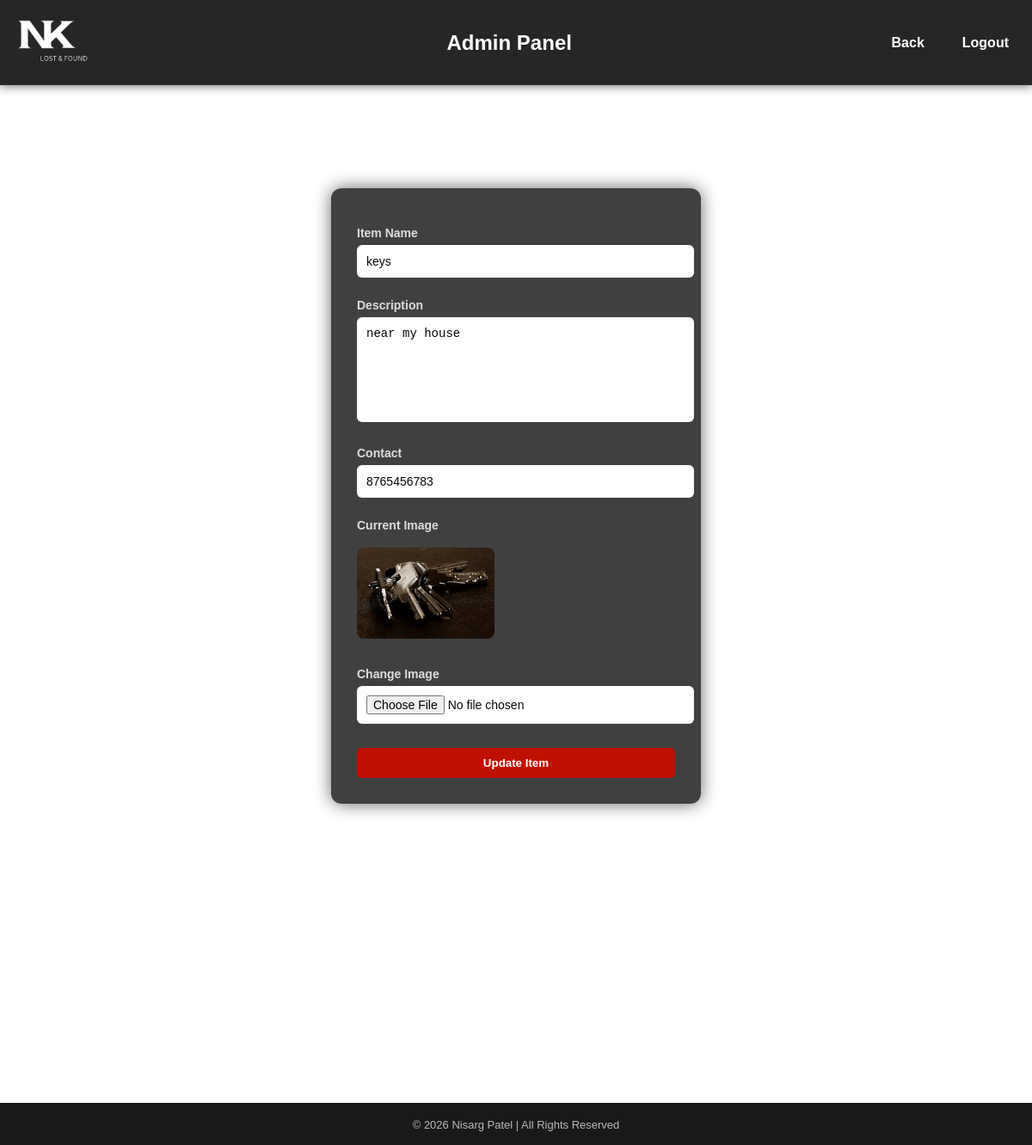
Page /admin_edit/1 (signed in) on the committed database.
### tables this page shows
CREATE TABLE items(
            id INTEGER PRIMARY KEY AUTOINCREMENT,
            user_email TEXT,
            item_name TEXT,
            description TEXT,
            type TEXT,
            contact TEXT,
            photo TEXT
        );

### app.py (the view, shortened to what this page needs)
@app.route('/admin_edit/<int:id>', methods=['GET', 'POST'])
def admin_edit(id):
    if 'admin' not in session:
        return redirect(url_for('admin_login'))
    conn = sqlite3.connect('database.db')
    cursor = conn.cursor()
    cursor.execute("SELECT * FROM items WHERE id=?", (id,))
    item = cursor.fetchone()
    conn.close()
    return render_template('admin_edit.html', item=item)

### templates/admin_edit.html (shortened to what this page needs)
<!DOCTYPE html>
<html>
<head>
    <link rel="stylesheet" href="{{ url_for('static', filename='style.css') }}">
</head>
<body>
<div class="navbar">
    <div class="nav-left">
        <img src="{{ url_for('static', filename='logo.png') }}" class="logo">
    </div>
    <h2 style="color:white; margin-left:75px;">Admin Panel</h2>
    <div class="nav-right">
        <a href="/admin_dashboard">Back</a>
        <a href="/admin_logout">Logout</a>
    </div>
</div>
<div class="edit-container">
    <form method="POST" enctype="multipart/form-data" class="edit-form">
        <label>Item Name</label>
        <input type="text" name="item_name" value="{{ item[2] }}" required>
        <label>Description</label>
        <textarea name="description" required>{{ item[3] }}</textarea>
        <label>Contact</label>
        <input type="text" name="contact" value="{{ item[5] }}" required>
        <label>Current Image</label><br>
        <img src="{{ url_for('static', filename='uploads/' + item[6]) }}"
             style="width:160px; border-radius:8px; margin-bottom:15px;"><br>
        <label>Change Image</label>
        <input type="file" name="photo">
        <button type="submit">Update Item</button>
    </form>
</div>
<footer class="footer">
    <p class="copy">© 2026 Nisarg Patel | All Rights Reserved</p>
</footer>
</body>
</html>

### static/style.css (style rules this page uses)
body { margin: 0; font-family: Arial, sans-serif; background: url("/static/bg2.jpg") no-repeat center center fixed; background-size: cover; color: white; }
.navbar { display: flex; align-items: center; justify-content: space-between; background-color: rgba(0,0,0,0.85); padding: 15px; box-shadow: 0 2px 10px rgba(0,0,0,0.5); }
.navbar a { color: white; text-decoration: none; margin-left: 20px; font-weight: bold; transition: 0.3s ease; padding: 8px 12px; border-radius: 5px; }
.logo { height: 65px; }
.nav-right { display: flex; align-items: center; }
form { background: rgba(0,0,0,0.75); padding: 25px; width: 320px; margin: 60px auto; border-radius: 12px; box-shadow: 0 0 15px rgba(0,0,0,0.6); transition: 0.3s ease; }
input, textarea { width: 100%; padding: 10px; margin: 10px 0; border: none; border-radius: 6px; outline: none; transition: 0.3s; }
button { padding: 12px; width: 100%; background: #d73f3f; color: white; border: none; border-radius: 6px; cursor: pointer; font-weight: bold; transition: 0.3s ease; }
.footer { background-color: rgba(0, 0, 0, 0.9); color: white; text-align: center; padding: 3px 5px; margin-top: 24%; }
.copy { margin-top: 15px; font-size: 13px; opacity: 0.7; }
.edit-container { display: flex; justify-content: center; margin-top: 60px; }
.edit-form { background: rgba(0, 0, 0, 0.75); padding: 30px; width: 370px; border-radius: 12px; box-shadow: 0 0 20px rgba(0,0,0,0.6); color: #f1f1f1; }
.edit-form label { display: block; margin-top: 14px; font-weight: 600; font-size: 14px; color: #ddd; }
.edit-form input, .edit-form textarea { width: 100%; padding: 10px; margin-top: 6px; border: 1px solid rgba(240, 233, 233, 0.15); border-radius: 6px; font-size: 14px; background : white; color: #070606; outline: none; transition: 0.3s ease; }
.edit-form textarea { height: 100px; resize: none; }
.edit-form button { margin-top: 18px; padding: 10px; width: 100%; background: #c01000; color: white; border: none; border-radius: 5px; font-weight: 600; cursor: pointer; }

### rows in the picture
items: item_name "keys", description "near my house", contact "8765456783", photo (picture)
